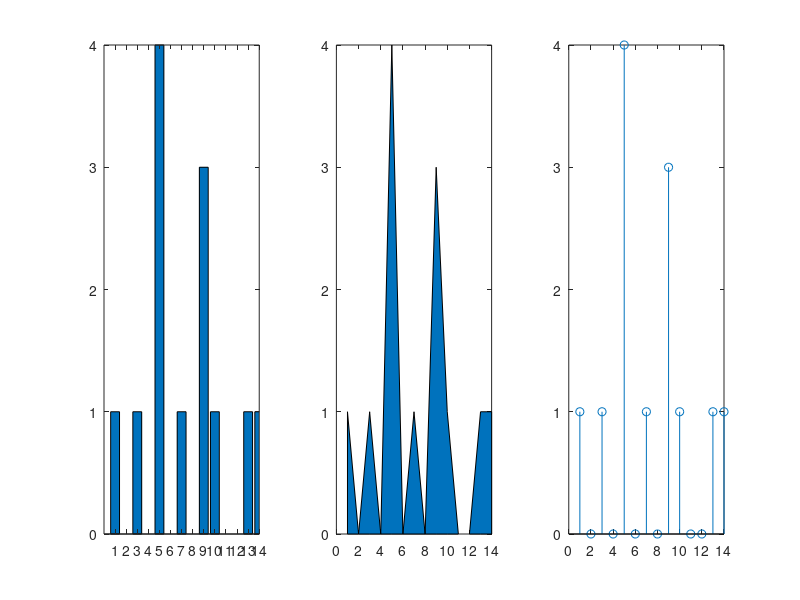

Reproduce this figure in MATLAB.
x = 1:14;
data = [1 3 5 5 5 5 7 9 9 9 10 13 14];
temp = tabulate(data); freqy = temp(:, 2);
subplot(1,3,1); bar(x,freqy); xlim([0 14]);
subplot(1,3,2); area(x,freqy); xlim([0 14]);
subplot(1,3,3); stem(x,freqy); xlim([0 14]);